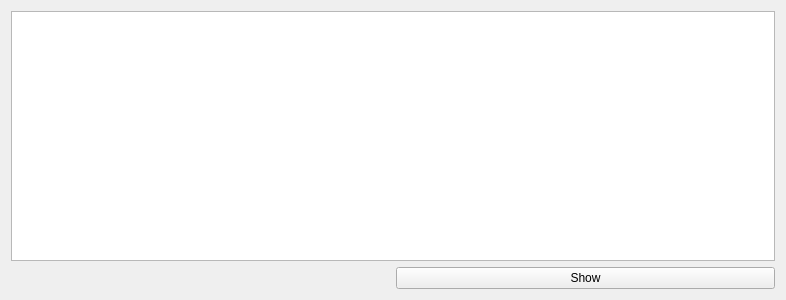
<?xml version="1.0" encoding="UTF-8"?>
<ui version="4.0">
 <class>Form</class>
 <widget class="QWidget" name="Form">
  <property name="geometry">
   <rect>
    <x>0</x>
    <y>0</y>
    <width>786</width>
    <height>300</height>
   </rect>
  </property>
  <property name="windowTitle">
   <string>Scan viewer</string>
  </property>
  <property name="windowIcon">
   <iconset resource="../../resource/icons/icons.qrc">
    <normaloff>:/icons/scanviewer.svg</normaloff>:/icons/scanviewer.svg</iconset>
  </property>
  <layout class="QGridLayout" name="gridLayout">
   <item row="0" column="0" colspan="2">
    <widget class="QTreeView" name="treeView">
     <property name="sizePolicy">
      <sizepolicy hsizetype="Expanding" vsizetype="Expanding">
       <horstretch>0</horstretch>
       <verstretch>0</verstretch>
      </sizepolicy>
     </property>
     <property name="maximumSize">
      <size>
       <width>16777215</width>
       <height>16777215</height>
      </size>
     </property>
     <property name="sizeAdjustPolicy">
      <enum>QAbstractScrollArea::AdjustToContents</enum>
     </property>
     <property name="alternatingRowColors">
      <bool>true</bool>
     </property>
     <property name="rootIsDecorated">
      <bool>false</bool>
     </property>
     <property name="uniformRowHeights">
      <bool>true</bool>
     </property>
     <property name="itemsExpandable">
      <bool>false</bool>
     </property>
     <property name="allColumnsShowFocus">
      <bool>true</bool>
     </property>
    </widget>
   </item>
   <item row="1" column="1">
    <widget class="QPushButton" name="showPushButton">
     <property name="text">
      <string>Show</string>
     </property>
     <property name="icon">
      <iconset resource="../../resource/icons/icons.qrc">
       <normaloff>:/icons/show.svg</normaloff>:/icons/show.svg</iconset>
     </property>
    </widget>
   </item>
  </layout>
 </widget>
 <resources>
  <include location="../../resource/icons/icons.qrc"/>
 </resources>
 <connections/>
</ui>
